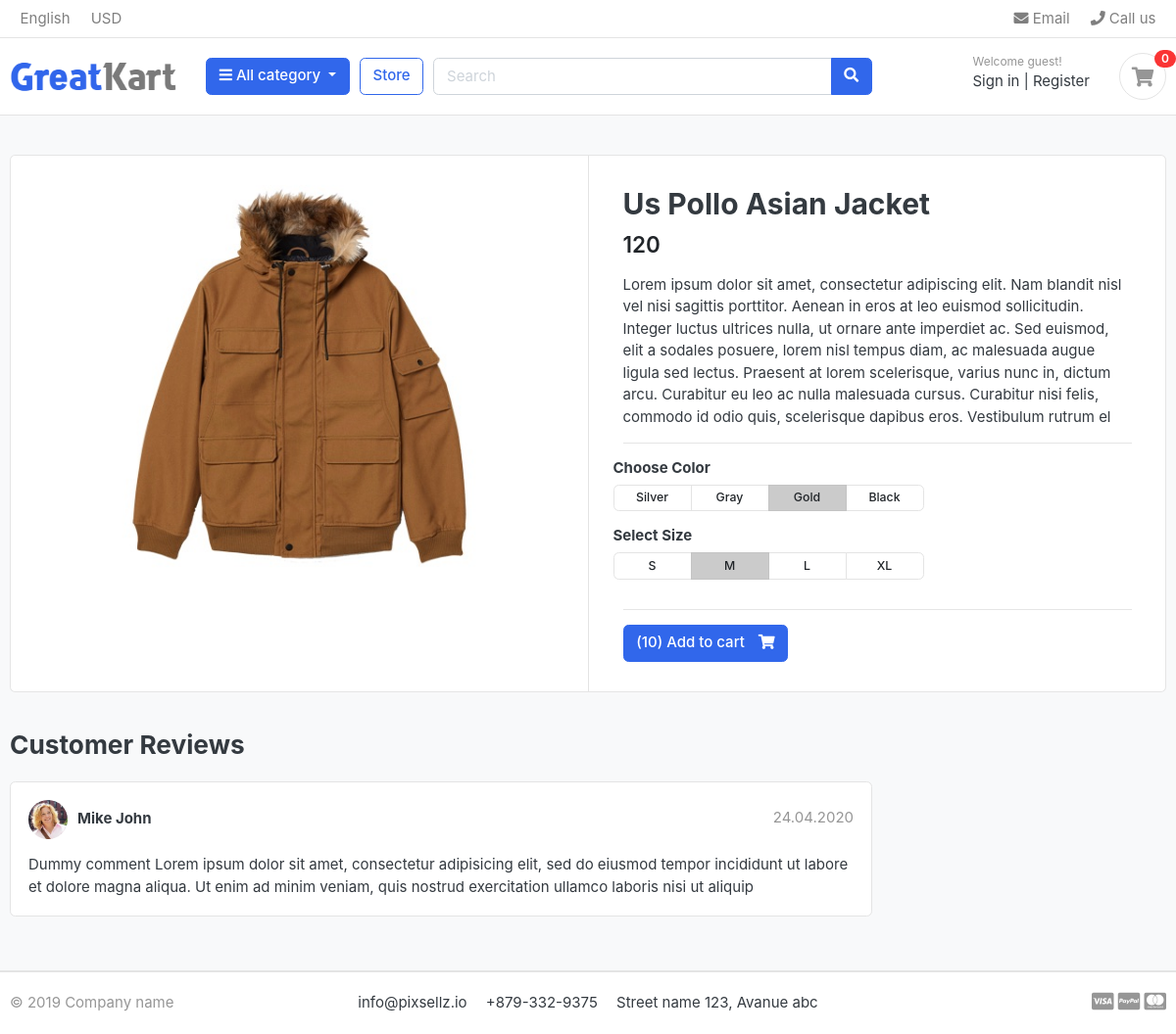
/store/jackets/us-pollo-asian-jacket/, run on the app's committed database.
### store/models.py (models this page shows, shortened)
class Product(models.Model):
    name = models.CharField(max_length=100, unique=True)
    slug = models.SlugField(max_length=100, unique=True)
    description = models.TextField(max_length=500, blank=True)
    price = models.IntegerField()
    image = models.ImageField(upload_to = 'photo/products')
    stock = models.IntegerField()
    is_available = models.BooleanField(default=True)
    category = models.ForeignKey(Category, on_delete=models.CASCADE)
    created_date = models.DateTimeField(auto_now_add=True)
    modified_date = models.DateTimeField(auto_now=True)

### store/views.py (the view)
# urls.py: path('<slug:category_slug>/<slug:product_slug>/', product_detail, name="product_detail"),
def product_detail(request,category_slug,product_slug):
        product=get_object_or_404(Product,slug=product_slug,category__slug=category_slug)
        context={
            'product':product
        }
        return render(request,'product_detail.html',context)

### category/context_processors.py (called while the page is built)
def menu_links(request):
    categories = Category.objects.all()
    return dict(categories=categories)

### category/models.py (called while the page is built)
    def get_url(self):
        return  reverse('product_by_category',args=[self.slug])

### templates/product_detail.html
{% extends 'base.html' %}
{% load static %}
{% block content %}
<section class="section-content padding-y bg">
<div class="container">
<div class="card">
	<div class="row no-gutters">
		<aside class="col-md-6">
<article class="gallery-wrap">
	<div class="img-big-wrap">
	   <a href="#"><img src="{{ product.image.url }}"></a>
	</div>
</article>
		</aside>
		<main class="col-md-6 border-left">
<article class="content-body">
<h2 class="title">{{ product.name}}</h2>
<div class="mb-3">
	<var class="price h4">{{product.price}}</var>
</div>
<p>{{ product.description}}</p>
<hr>
	<div class="row">
		<div class="item-option-select">
			<h6>Choose Color</h6>
			<div class="btn-group btn-group-sm btn-group-toggle" data-toggle="buttons">
			  <label class="btn btn-light">
			    <input type="radio" name="radio_color"> Silver
			  </label>
			  <label class="btn btn-light">
			    <input type="radio" name="radio_color" > Gray
			  </label>
			  <label class="btn btn-light active">
			    <input type="radio" name="radio_color checked"> Gold
			  </label>
			  <label class="btn btn-light">
			    <input type="radio" name="radio_color"> Black
			  </label>
			</div>
		</div>
	</div>
	<div class="row">
		<div class="item-option-select">
			<h6>Select Size</h6>
			<div class="btn-group btn-group-sm btn-group-toggle" data-toggle="buttons">
			  <label class="btn btn-light">
			    <input type="radio" name="radio_color"> S
			  </label>
			  <label class="btn btn-light active">
			    <input type="radio" name="radio_color" checked> M
			  </label>
			  <label class="btn btn-light">
			    <input type="radio" name="radio_color"> L
			  </label>
			  <label class="btn btn-light">
			    <input type="radio" name="radio_color"> XL
			  </label>
			</div>
		</div>
	</div>
	<hr>
    {% if product.stock <= 0 %}
    <h5 class="text-danger">Out of stock</h5>
{% else %}
    <a href="{% url 'cart_add' product.id %}" class="btn  btn-primary">
    <span class="text">({{product.stock}}) Add to cart</span>
    <i class="fas fa-shopping-cart"></i> </a>
{% endif %}
</article>
		</main>
	</div>
</div>
<br>
<div class="row">
			<div class="col-md-9">
	<header class="section-heading">
		<h3>Customer Reviews </h3>
	</header>
	<article class="box mb-3">
		<div class="icontext w-100">
			<img src="{% static './images/avatars/avatar1.jpg' %}" class="img-xs icon rounded-circle">
			<div class="text">
				<span class="date text-muted float-md-right">24.04.2020 </span>
				<h6 class="mb-1">Mike John </h6>
			</div>
		</div>
		<div class="mt-3">
			<p>
				Dummy comment Lorem ipsum dolor sit amet, consectetur adipisicing elit, sed do eiusmod
				tempor incididunt ut labore et dolore magna aliqua. Ut enim ad minim veniam,
				quis nostrud exercitation ullamco laboris nisi ut aliquip
			</p>
		</div>
	</article>
	</div>
</div>
</div>
</section>
{% endblock content %}

### static/css/ui.css (style rules this page uses)
html { font-family: "Inter", sans-serif; font-size: 15px; }
.content-body { flex: 1 1 auto; padding: 2rem 2.3rem; }
.img-xs, .img-sm, .img-md, .img-lg { -o-object-fit: cover; object-fit: cover; flex-shrink: 0; flex-grow: 0; }
.img-xs { width: 40px; height: 40px; }
.padding-y { padding-top: 40px; padding-bottom: 40px; }
var { font-style: normal; }
article:after, .form-group:after { display: block; clear: both; content: ""; }
.bg { background-color: #f8f9fa; }
.section-heading { margin-bottom: 20px; margin-top: 15px; }
p:last-child { margin-bottom: 0; }
.btn-light { background-color: #fff; border-color: #e4e4e4; }
.btn .text + i { margin-left: 10px; }
.icontext { display: inline-flex; align-items: center; vertical-align: middle; }
.icontext .text { width: 100%; line-height: 1.2; }
.icontext .icon { position: relative; margin-right: 10px; flex-shrink: 0; flex-grow: 0; }
.price { font-weight: 600; color: #212529; }
.box { padding: 18px; background: #fff; border-radius: 0.37rem; border: 1px solid #e4e4e4; }
.box img { max-width: 100%; }
.gallery-wrap .img-big-wrap { margin-bottom: 10px; border-radius: 0.37rem; overflow: hidden; background-color: #fff; }
.gallery-wrap .img-big-wrap a { text-align: center; display: block; }
.gallery-wrap .img-big-wrap img { height: 450px; width: auto; display: inline-block; }
.item-option-select { margin-bottom: 1rem; display: inline-block; margin-right: 15px; }
.item-option-select .btn { min-width: 80px; }

### data on the page
Product: image (picture), name "Us Pollo Asian Jacket", price "120", description "Lorem ipsum dolor sit amet, consectetur adipiscing elit. Nam blandit nisl vel nisi sagittis porttitor. Aenean in eros at leo euismod sollicitudin. Integer luctus ultrices nulla, ut ornare ante imperdiet ac. Sed euismod, elit a sodales posuere, lorem nisl tempus diam, ac malesuada augue ligula sed lectus. Praesent at lorem scelerisque, varius nunc in, dictum arcu. Curabitur eu leo ac nulla malesuada cursus. Curabitur nisi felis, commodo id odio quis, scelerisque dapibus eros. Vestibulum rutrum el", stock "10"
